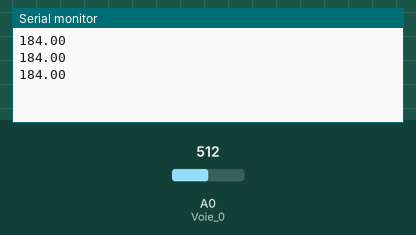
Simulated run of this sketch. Board: Arduino Uno, built with avr-gcc and run on an emulated ATmega328P. Parts: the last lines printed to the serial monitor. The test bench sets the inputs (shaded band); at power-on: A0 (Voie_0) = 512.

Above: at 1.3 s.
1.4 s: A0 (Voie_0) set to 716
At 1.9 s:
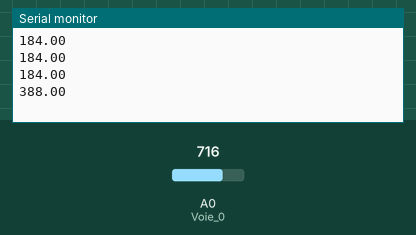
2.9 s: A0 (Voie_0) set to 900
At 3.4 s:
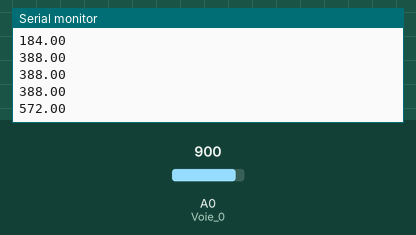
Timing chart, 0 to 5.9 s (numbered marks = the images above; inputs shaded):
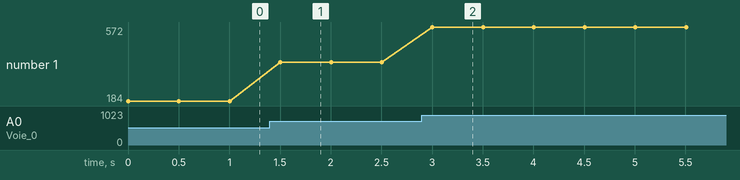

Measured:
- after the input at 1.4 s, the serial monitor: prints a new line after 0.10 s (image 1)
- after the input at 2.9 s, the serial monitor: prints a new line after 0.10 s (image 2)
- plotted number 1: 184 → 388 after the input at 1.4 s, 388 → 572 after the input at 2.9 s

The sketch:

Programme_ADXL_335.ino
```cpp
const int Voie_0=0;//Déclaration constante entière de la broche analogique A0 en Voie 0=0
float mesure_brute=0;//Déclaration variable décimale "mesure_brute=0", pour afficher les résultats de la mesure

void setup() {
Serial.begin(9600);//Définir la vitesse de transmission des valeurs de l'arduino vers le moniteur série à 9600 bits par seconde
}
void loop() {
mesure_brute=analogRead(Voie_0);//Lire la valeur de Voie 0
Serial.println(mesure_brute-328);//Afficher la valeur de mesure_brute,on lui soustrait 328
delay(500);//Laisser un délai de 0.5 seconde
}
```
